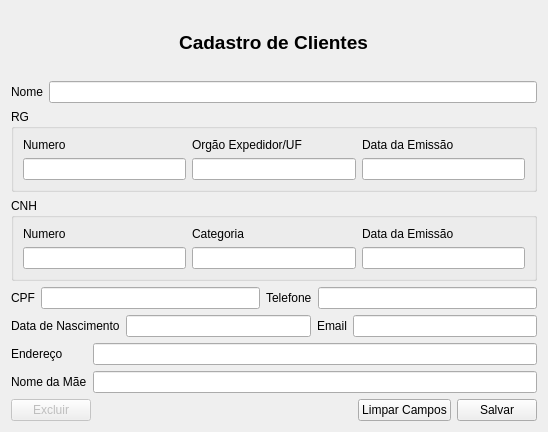
<?xml version="1.0" encoding="UTF-8"?>
<ui version="4.0">
 <class>p_cadastroCliente</class>
 <widget class="QWidget" name="p_cadastroCliente">
  <property name="geometry">
   <rect>
    <x>0</x>
    <y>0</y>
    <width>548</width>
    <height>432</height>
   </rect>
  </property>
  <property name="windowTitle">
   <string>Cadastro de Clientes</string>
  </property>
  <layout class="QVBoxLayout" name="verticalLayout_5">
   <item>
    <layout class="QVBoxLayout" name="verticalLayout_4">
     <item>
      <layout class="QGridLayout" name="gridLayout_4">
       <item row="0" column="0">
        <widget class="QLabel" name="label">
         <property name="sizePolicy">
          <sizepolicy hsizetype="Fixed" vsizetype="Preferred">
           <horstretch>0</horstretch>
           <verstretch>0</verstretch>
          </sizepolicy>
         </property>
         <property name="font">
          <font>
           <pointsize>14</pointsize>
           <weight>75</weight>
           <bold>true</bold>
          </font>
         </property>
         <property name="text">
          <string>&lt;html&gt;&lt;head/&gt;&lt;body&gt;&lt;p align=&quot;center&quot;&gt;Cadastro de Clientes&lt;/p&gt;&lt;/body&gt;&lt;/html&gt;</string>
         </property>
        </widget>
       </item>
      </layout>
     </item>
     <item>
      <layout class="QVBoxLayout" name="verticalLayout_3">
       <item>
        <layout class="QFormLayout" name="formLayout">
         <item row="0" column="0">
          <widget class="QLabel" name="label_2">
           <property name="text">
            <string>Nome</string>
           </property>
          </widget>
         </item>
         <item row="0" column="1">
          <widget class="QLineEdit" name="campNome"/>
         </item>
        </layout>
       </item>
       <item>
        <widget class="QGroupBox" name="groupBox">
         <property name="title">
          <string>RG</string>
         </property>
         <layout class="QVBoxLayout" name="verticalLayout">
          <item>
           <layout class="QGridLayout" name="gridLayout">
            <item row="0" column="0">
             <widget class="QLabel" name="label_3">
              <property name="text">
               <string>Numero</string>
              </property>
             </widget>
            </item>
            <item row="0" column="1">
             <widget class="QLabel" name="label_4">
              <property name="text">
               <string>Orgão Expedidor/UF</string>
              </property>
             </widget>
            </item>
            <item row="0" column="2">
             <widget class="QLabel" name="label_5">
              <property name="text">
               <string>Data da Emissão</string>
              </property>
             </widget>
            </item>
            <item row="1" column="0">
             <widget class="QLineEdit" name="campRgn"/>
            </item>
            <item row="1" column="1">
             <widget class="QLineEdit" name="campRgo"/>
            </item>
            <item row="1" column="2">
             <widget class="QLineEdit" name="campRgd"/>
            </item>
           </layout>
          </item>
         </layout>
        </widget>
       </item>
       <item>
        <widget class="QGroupBox" name="groupBox_2">
         <property name="title">
          <string>CNH</string>
         </property>
         <layout class="QVBoxLayout" name="verticalLayout_2">
          <item>
           <layout class="QGridLayout" name="gridLayout_2">
            <item row="0" column="0">
             <widget class="QLabel" name="label_8">
              <property name="text">
               <string>Numero</string>
              </property>
             </widget>
            </item>
            <item row="0" column="1">
             <widget class="QLabel" name="label_6">
              <property name="text">
               <string>Categoria</string>
              </property>
             </widget>
            </item>
            <item row="0" column="2">
             <widget class="QLabel" name="label_7">
              <property name="text">
               <string>Data da Emissão</string>
              </property>
             </widget>
            </item>
            <item row="1" column="0">
             <widget class="QLineEdit" name="campChn"/>
            </item>
            <item row="1" column="1">
             <widget class="QLineEdit" name="campChc"/>
            </item>
            <item row="1" column="2">
             <widget class="QLineEdit" name="campChd"/>
            </item>
           </layout>
          </item>
         </layout>
        </widget>
       </item>
       <item>
        <layout class="QHBoxLayout" name="horizontalLayout">
         <item>
          <widget class="QLabel" name="label_9">
           <property name="text">
            <string>CPF</string>
           </property>
          </widget>
         </item>
         <item>
          <widget class="QLineEdit" name="campCpf"/>
         </item>
         <item>
          <widget class="QLabel" name="label_11">
           <property name="text">
            <string>Telefone</string>
           </property>
          </widget>
         </item>
         <item>
          <widget class="QLineEdit" name="campTelefone"/>
         </item>
        </layout>
       </item>
       <item>
        <layout class="QGridLayout" name="gridLayout_3">
         <item row="0" column="3">
          <widget class="QLineEdit" name="campEmail"/>
         </item>
         <item row="0" column="0">
          <widget class="QLabel" name="label_10">
           <property name="text">
            <string>Data de Nascimento</string>
           </property>
          </widget>
         </item>
         <item row="0" column="1">
          <widget class="QLineEdit" name="campDnasc"/>
         </item>
         <item row="0" column="2">
          <widget class="QLabel" name="label_12">
           <property name="text">
            <string>Email</string>
           </property>
          </widget>
         </item>
        </layout>
       </item>
       <item>
        <layout class="QFormLayout" name="formLayout_2">
         <item row="0" column="0">
          <widget class="QLabel" name="label_13">
           <property name="text">
            <string>Endereço</string>
           </property>
          </widget>
         </item>
         <item row="0" column="1">
          <widget class="QLineEdit" name="campEndereco"/>
         </item>
         <item row="1" column="0">
          <widget class="QLabel" name="label_14">
           <property name="text">
            <string>Nome da Mãe</string>
           </property>
          </widget>
         </item>
         <item row="1" column="1">
          <widget class="QLineEdit" name="campNmae"/>
         </item>
        </layout>
       </item>
       <item>
        <layout class="QGridLayout" name="gridLayout_6">
         <item row="0" column="2">
          <widget class="QPushButton" name="b_limparCampos">
           <property name="text">
            <string>Limpar Campos</string>
           </property>
          </widget>
         </item>
         <item row="0" column="3">
          <widget class="QPushButton" name="b_salvar">
           <property name="text">
            <string>Salvar</string>
           </property>
          </widget>
         </item>
         <item row="0" column="1">
          <spacer name="horizontalSpacer">
           <property name="orientation">
            <enum>Qt::Horizontal</enum>
           </property>
           <property name="sizeHint" stdset="0">
            <size>
             <width>40</width>
             <height>20</height>
            </size>
           </property>
          </spacer>
         </item>
         <item row="0" column="0">
          <widget class="QPushButton" name="b_excluir">
           <property name="enabled">
            <bool>false</bool>
           </property>
           <property name="text">
            <string>Excluir</string>
           </property>
          </widget>
         </item>
        </layout>
       </item>
      </layout>
     </item>
    </layout>
   </item>
  </layout>
 </widget>
 <resources/>
 <connections/>
</ui>
